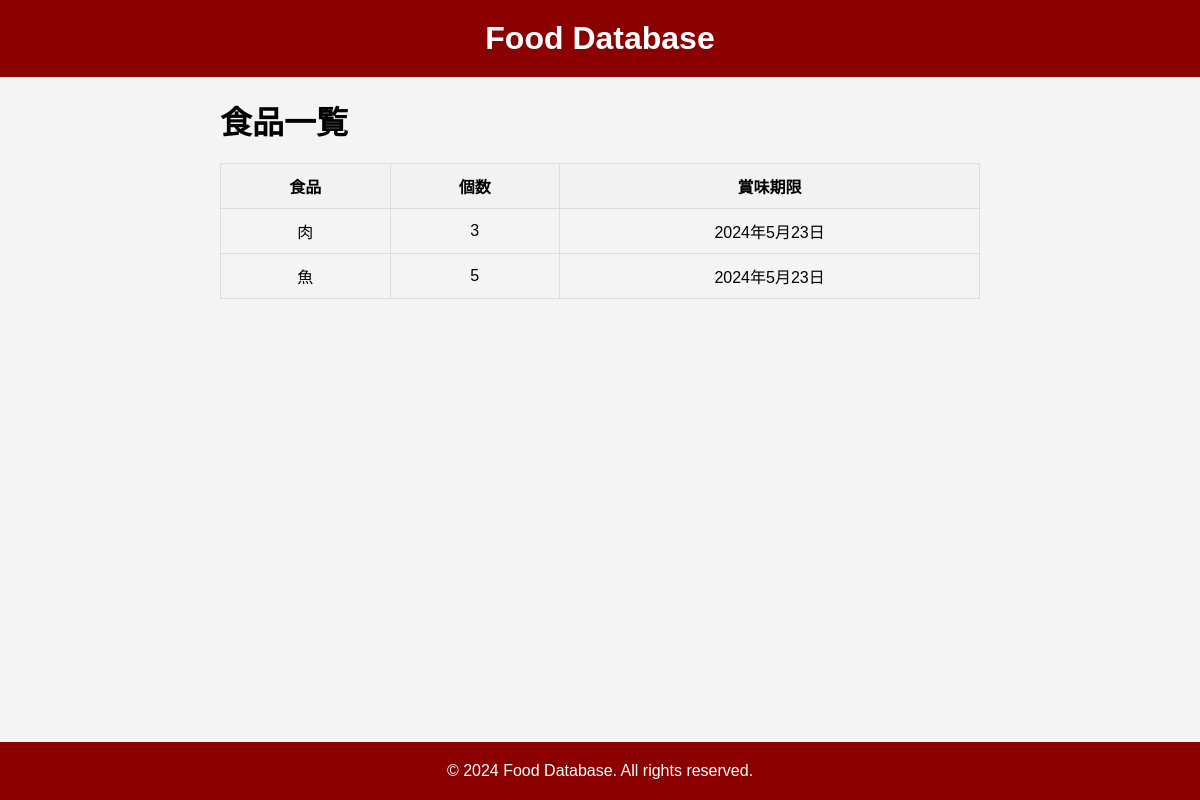
The app's page /foods/, older data.
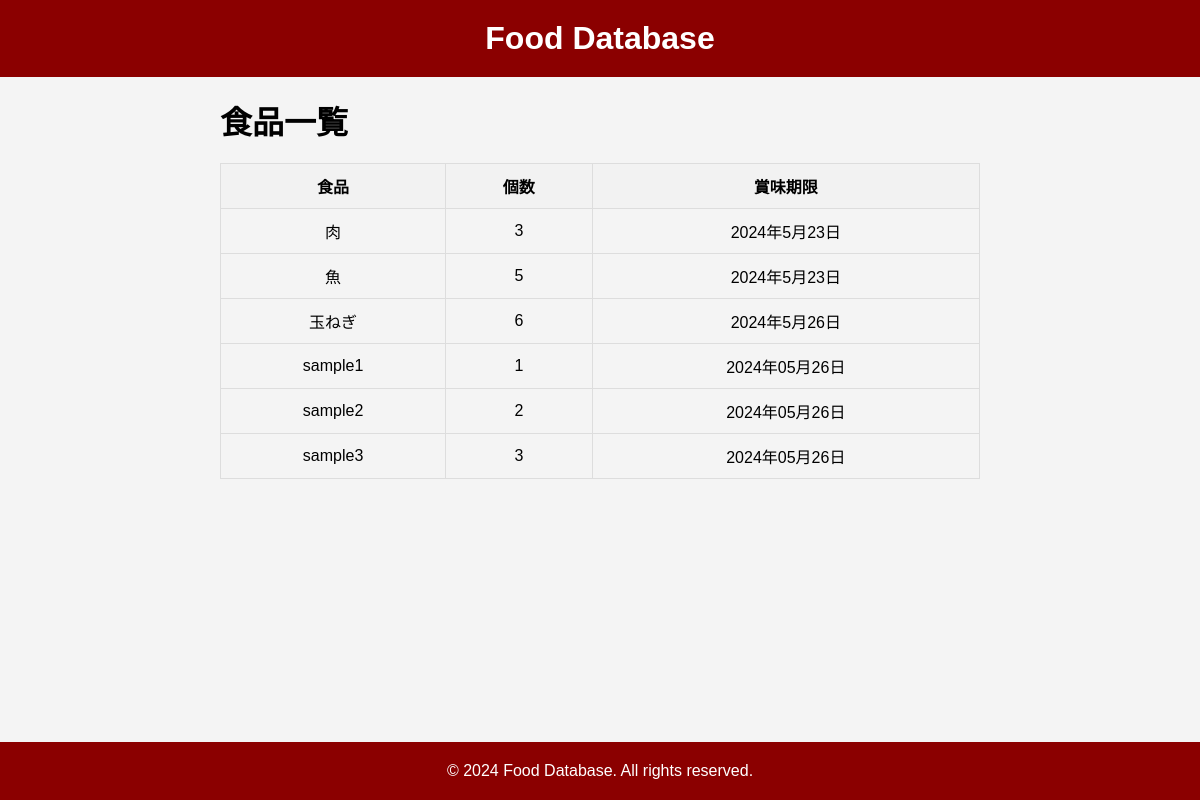
The same page, newer data.
### food/models.py (models this page shows)
class Post(models.Model):
    name = models.CharField(max_length=255)
    num = models.CharField(max_length=255)
    date = models.CharField(max_length=255)

### food/views.py (the view)
# urls.py: path("foods/", foodpage)
def foodpage(request):
    posts = Post.objects.all()
    return render(request, "food/foodpage.html", {"posts": posts})

### food/templates/food/foodpage.html (shortened to what this page needs)
<!DOCTYPE html>
<html lang="ja">
<head>
    {% load static %}
    <link rel="stylesheet" type="text/css" href="{% static 'foodpage.css' %}" />
</head>
<body>
    <header>
        <h1>Food Database</h1>
    </header>
    <h1 class="list">食品一覧</h1>
    <div class="container">
        <table>
            <thead>
                <tr>
                    <th>食品</th>
                    <th>個数</th>
                    <th>賞味期限</th>
                </tr>
            </thead>
            <tbody>
                {% for post in posts %}
                <tr>
                    <td>{{post.name}}</td>
                    <td>{{post.num}}</td>
                    <td>{{post.date}}</td>
                </tr>
                {% endfor %}
            </tbody>
        </table>
    </div>
</body>
<footer>
    <p>&copy; 2024 Food Database. All rights reserved.</p>
</footer>
</html>

### food/static/foodpage.css (style rules this page uses)
* { margin: 0; padding: 0; box-sizing: border-box; }
body { font-family: Arial, sans-serif; background-color: #f4f4f4; }
header { background-color: #8B0000; color: #fff; padding: 20px 0; text-align: center; }
.list { max-width: 800px; margin: 20px auto; padding: 0 20px; }
.container { max-width: 800px; margin: 20px auto; padding: 0 20px; }
table { width: 100%; border-collapse: collapse; margin-top: 20px; }
table, th, td { border: 1px solid #ddd; }
th, td { padding: 10px; text-align: center; }
th { background-color: #f2f2f2; }
footer { background-color: #8B0000; color: #fff; text-align: center; padding: 20px 0; position: fixed; bottom: 0; width: 100%; }

Row changes from the older to the newer data that the page shows:
added Post: name "玉ねぎ", num "6", date "2024年5月26日"
added Post: name "sample1", num "1", date "2024年05月26日"
added Post: name "sample2", num "2", date "2024年05月26日"
added Post: name "sample3", num "3", date "2024年05月26日"
